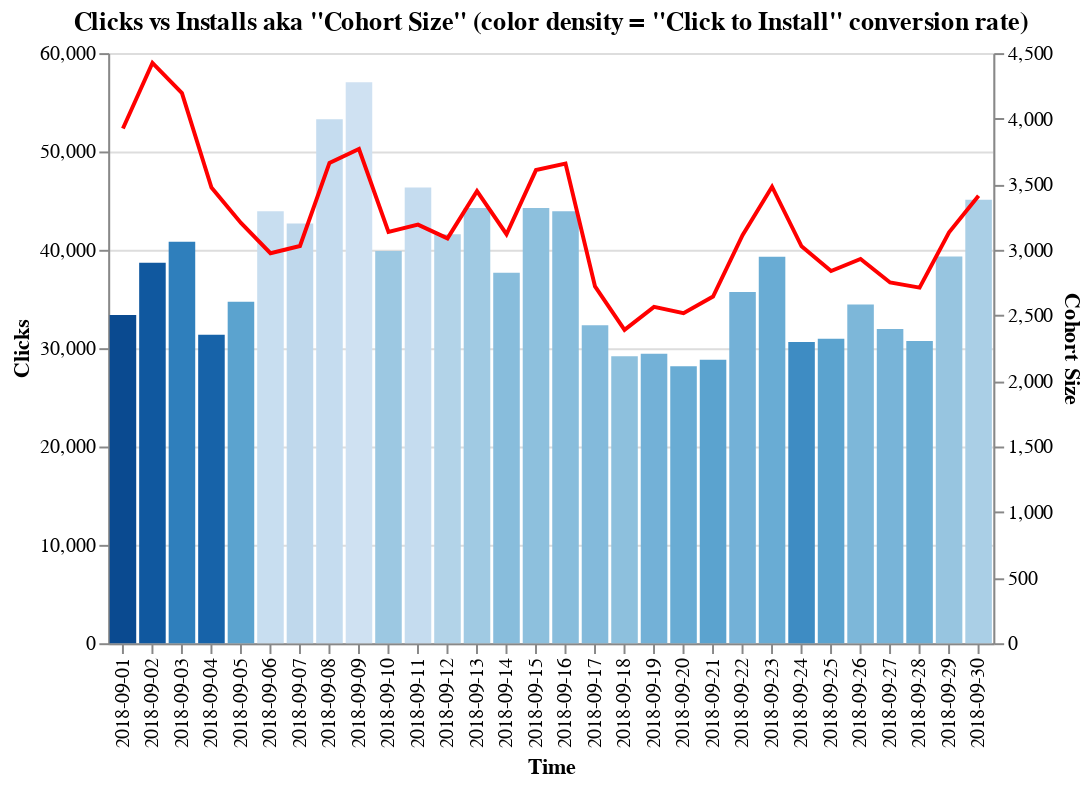

Write notebook code for a chart like this one.
### Markdown cell above
### Funnel Part II: Clicks vs Installs

Here we notice that the start of month was great for landing actual installs from ad clicks. First weekend of September looks like a very good time to be out hunting for new players.

### Code cell
pts = alt.selection(type='interval', encodings=['x'])

base = alt.Chart(df).encode(
    alt.X('Time:N')
)

bar = base.mark_bar().encode(
    y='Clicks:Q',
    color=alt.Color('Click to Install:Q', legend=None)
).transform_filter(
    pts
).properties(
    selection=pts,
    width=450,
    height=300,
    title='Clicks vs Installs aka "Cohort Size" (color density = "Click to Install" conversion rate)'
)

line = base.mark_line(color='red').encode(
    y='Cohort Size:Q',
)

layer1 = alt.layer(
    bar,
    line
).resolve_scale(
    y='independent', color='independent'
)

layer1

### Figure 1 — Vega-Lite specification as saved in the notebook (floating-point values rounded to 4 significant figures)
{"$schema": "https://vega.github.io/schema/vega-lite/v2.6.0.json", "config": {"view": {"height": 300, "width": 400}}, "datasets": {"data-b3c0feaba3a5c5d72e3465bd46c809b2": [{"CTR": 0.0334, "Click to Install": 11.8, "Clicks": 33371, "Cohort Size": 3925, "D7 Payer Conversion": 0.0224, "D7 Payers": 88, "Impressions": 1000593, "Time": "2018-09-01", "fCVR": 0.0039}, {"CTR": 0.0313, "Click to Install": 11.4, "Clicks": 38675, "Cohort Size": 4425, "D7 Payer Conversion": 0.0231, "D7 Payers": 102, "Impressions": 1235620, "Time": "2018-09-02", "fCVR": 0.0036}, {"CTR": 0.031, "Click to Install": 10.3, "Clicks": 40821, "Cohort Size": 4195, "D7 Payer Conversion": 0.0195, "D7 Payers": 82, "Impressions": 1318256, "Time": "2018-09-03", "fCVR": 0.0032}, {"CTR": 0.0274, "Click to Install": 11.1, "Clicks": 31356, "Cohort Size": 3475, "D7 Payer Conversion": 0.0253, "D7 Payers": 88, "Impressions": 1144845, "Time": "2018-09-04", "fCVR": 0.003}, {"CTR": 0.0299, "Click to Install": 9.2, "Clicks": 34715, "Cohort Size": 3205, "D7 Payer Conversion": 0.0234, "D7 Payers": 75, "Impressions": 1159113, "Time": "2018-09-05", "fCVR": 0.0028}, {"CTR": 0.0312, "Click to Install": 6.8, "Clicks": 43913, "Cohort Size": 2974, "D7 Payer Conversion": 0.0276, "D7 Payers": 82, "Impressions": 1409692, "Time": "2018-09-06", "fCVR": 0.0021}, {"CTR": 0.0323, "Click to Install": 7.1, "Clicks": 42685, "Cohort Size": 3029, "D7 Payer Conversion": 0.0267, "D7 Payers": 81, "Impressions": 1320359, "Time": "2018-09-07", "fCVR": 0.0023}, {"CTR": 0.0391, "Click to Install": 6.9, "Clicks": 53271, "Cohort Size": 3663, "D7 Payer Conversion": 0.0259, "D7 Payers": 95, "Impressions": 1361364, "Time": "2018-09-08", "fCVR": 0.0027}, {"CTR": 0.0392, "Click to Install": 6.6, "Clicks": 57029, "Cohort Size": 3769, "D7 Payer Conversion": 0.0226, "D7 Payers": 85, "Impressions": 1456486, "Time": "2018-09-09", "fCVR": 0.0026}, {"CTR": 0.0318, "Click to Install": 7.9, "Clicks": 39869, "Cohort Size": 3137, "D7 Payer Conversion": 0.0274, "D7 Payers": 86, "Impressions": 1253203, "Time": "2018-09-10", "fCVR": 0.0025}, {"CTR": 0.032, "Click to Install": 6.9, "Clicks": 46343, "Cohort Size": 3192, "D7 Payer Conversion": 0.0279, "D7 Payers": 89, "Impressions": 1448567, "Time": "2018-09-11", "fCVR": 0.0022}, {"CTR": 0.0296, "Click to Install": 7.4, "Clicks": 41577, "Cohort Size": 3087, "D7 Payer Conversion": 0.0285, "D7 Payers": 88, "Impressions": 1405218, "Time": "2018-09-12", "fCVR": 0.0022}, {"CTR": 0.0282, "Click to Install": 7.8, "Clicks": 44253, "Cohort Size": 3447, "D7 Payer Conversion": 0.0342, "D7 Payers": 118, "Impressions": 1566663, "Time": "2018-09-13", "fCVR": 0.0022}, {"CTR": 0.0275, "Click to Install": 8.3, "Clicks": 37678, "Cohort Size": 3119, "D7 Payer Conversion": 0.0305, "D7 Payers": 95, "Impressions": 1371972, "Time": "2018-09-14", "fCVR": 0.0023}, {"CTR": 0.0325, "Click to Install": 8.2, "Clicks": 44254, "Cohort Size": 3608, "D7 Payer Conversion": 0.0294, "D7 Payers": 106, "Impressions": 1359780, "Time": "2018-09-15", "fCVR": 0.0027}, {"CTR": 0.0309, "Click to Install": 8.3, "Clicks": 43928, "Cohort Size": 3658, "D7 Payer Conversion": 0.0309, "D7 Payers": 113, "Impressions": 1419329, "Time": "2018-09-16", "fCVR": 0.0026}, {"CTR": 0.0275, "Click to Install": 8.4, "Clicks": 32327, "Cohort Size": 2721, "D7 Payer Conversion": 0.0323, "D7 Payers": 88, "Impressions": 1174032, "Time": "2018-09-17", "fCVR": 0.0023}, {"CTR": 0.0285, "Click to Install": 8.2, "Clicks": 29180, "Cohort Size": 2390, "D7 Payer Conversion": 0.0226, "D7 Payers": 54, "Impressions": 1023391, "Time": "2018-09-18", "fCVR": 0.0023}, {"CTR": 0.0259, "Click to Install": 8.7, "Clicks": 29435, "Cohort Size": 2565, "D7 Payer Conversion": 0.0308, "D7 Payers": 79, "Impressions": 1134678, "Time": "2018-09-19", "fCVR": 0.0023}, {"CTR": 0.028, "Click to Install": 8.9, "Clicks": 28172, "Cohort Size": 2516, "D7 Payer Conversion": 0.0338, "D7 Payers": 85, "Impressions": 1006182, "Time": "2018-09-20", "fCVR": 0.0025}, {"CTR": 0.0261, "Click to Install": 9.2, "Clicks": 28814, "Cohort Size": 2644, "D7 Payer Conversion": 0.0284, "D7 Payers": 75, "Impressions": 1105777, "Time": "2018-09-21", "fCVR": 0.0024}, {"CTR": 0.0325, "Click to Install": 8.7, "Clicks": 35713, "Cohort Size": 3111, "D7 Payer Conversion": 0.0228, "D7 Payers": 71, "Impressions": 1099185, "Time": "2018-09-22", "fCVR": 0.0028}, {"CTR": 0.0307, "Click to Install": 8.9, "Clicks": 39284, "Cohort Size": 3481, "D7 Payer Conversion": 0.0238, "D7 Payers": 83, "Impressions": 1277943, "Time": "2018-09-23", "fCVR": 0.0027}, {"CTR": 0.0241, "Click to Install": 9.9, "Clicks": 30631, "Cohort Size": 3027, "D7 Payer Conversion": 0.033, "D7 Payers": 100, "Impressions": 1273232, "Time": "2018-09-24", "fCVR": 0.0024}, {"CTR": 0.0244, "Click to Install": 9.2, "Clicks": 30962, "Cohort Size": 2838, "D7 Payer Conversion": 0.0268, "D7 Payers": 76, "Impressions": 1271144, "Time": "2018-09-25", "fCVR": 0.0022}, {"CTR": 0.0279, "Click to Install": 8.5, "Clicks": 34439, "Cohort Size": 2930, "D7 Payer Conversion": 0.0273, "D7 Payers": 80, "Impressions": 1235172, "Time": "2018-09-26", "fCVR": 0.0024}, {"CTR": 0.027, "Click to Install": 8.6, "Clicks": 31953, "Cohort Size": 2751, "D7 Payer Conversion": 0.0247, "D7 Payers": 68, "Impressions": 1181530, "Time": "2018-09-27", "fCVR": 0.0023}, {"CTR": 0.0253, "Click to Install": 8.8, "Clicks": 30722, "Cohort Size": 2712, "D7 Payer Conversion": 0.0288, "D7 Payers": 78, "Impressions": 1214674, "Time": "2018-09-28", "fCVR": 0.0022}, {"CTR": 0.0295, "Click to Install": 8, "Clicks": 39313, "Cohort Size": 3133, "D7 Payer Conversion": 0.0281, "D7 Payers": 88, "Impressions": 1331501, "Time": "2018-09-29", "fCVR": 0.0024}, {"CTR": 0.0275, "Click to Install": 7.6, "Clicks": 45079, "Cohort Size": 3413, "D7 Payer Conversion": 0.0314, "D7 Payers": 107, "Impressions": 1642131, "Time": "2018-09-30", "fCVR": 0.0021}]}, "layer": [{"data": {"name": "data-b3c0feaba3a5c5d72e3465bd46c809b2"}, "encoding": {"color": {"field": "Click to Install", "legend": null, "type": "quantitative"}, "x": {"field": "Time", "type": "nominal"}, "y": {"field": "Clicks", "type": "quantitative"}}, "height": 300, "mark": "bar", "selection": {"selector002": {"encodings": ["x"], "mark": {"fill": "#333", "fillOpacity": 0.125, "stroke": "white"}, "on": "[mousedown, window:mouseup] > window:mousemove!", "resolve": "global", "translate": "[mousedown, window:mouseup] > window:mousemove!", "type": "interval", "zoom": "wheel!"}}, "title": "Clicks vs Installs aka \"Cohort Size\" (color density = \"Click to Install\" conversion rate)", "transform": [{"filter": {"selection": "selector002"}}], "width": 450}, {"data": {"name": "data-b3c0feaba3a5c5d72e3465bd46c809b2"}, "encoding": {"x": {"field": "Time", "type": "nominal"}, "y": {"field": "Cohort Size", "type": "quantitative"}}, "mark": {"color": "red", "type": "line"}}], "resolve": {"scale": {"color": "independent", "x": "shared", "y": "independent"}}}
